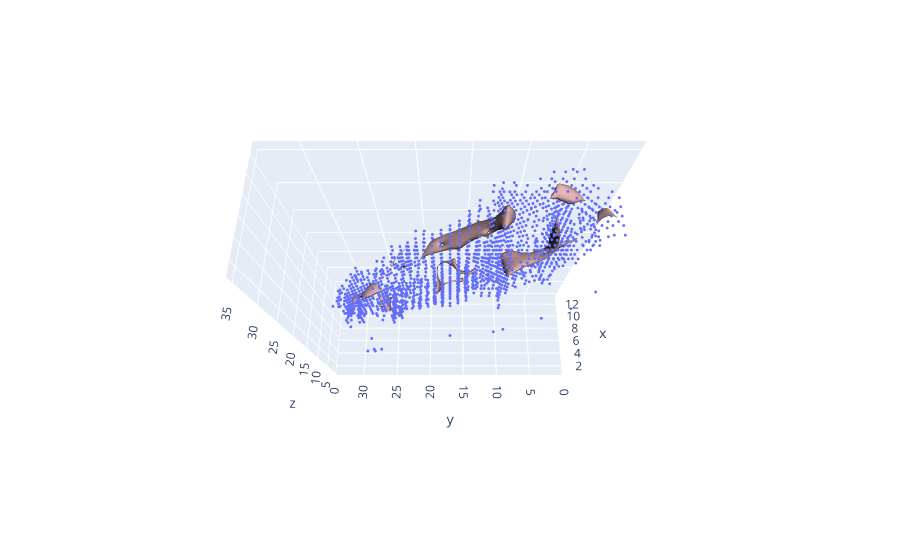

The cell this chart's notebook holds for it:
### Code cell
fig = cld.draw(list(SPAM_vols_c1.values())[0], th_min=0.2)
cld.draw(list(SPAM_meshes.values())[0], fig=fig)

### Figure 1 — Plotly figure (JSON) as saved in the notebook; plotly's stock layout.template omitted (floating-point values rounded to 4 significant figures; data arrays with more than 128 entries replaced by an {"elided": "..."} marker saying what was removed)
{"data": [{"marker": {"opacity": 1, "size": 1}, "mode": "markers", "type": "scatter3d", "x": {"elided": "1685 int values"}, "y": {"elided": "1685 int values"}, "z": {"elided": "1685 int values"}}, {"color": "rgb(255,200,200)", "i": {"elided": "2734 int values"}, "j": {"elided": "2734 int values"}, "k": {"elided": "2734 int values"}, "lighting": {"ambient": 0.1}, "lightposition": {"x": 0, "y": 0, "z": 0}, "opacity": 1, "type": "mesh3d", "x": {"elided": "1395 float values"}, "y": {"elided": "1395 float values"}, "z": {"elided": "1395 float values"}}], "layout": {"legend": {"itemsizing": "constant"}, "scene": {"aspectmode": "data", "camera": {"eye": {"x": -0.8, "y": 0, "z": 2}}}, "title": {"text": ""}}}
